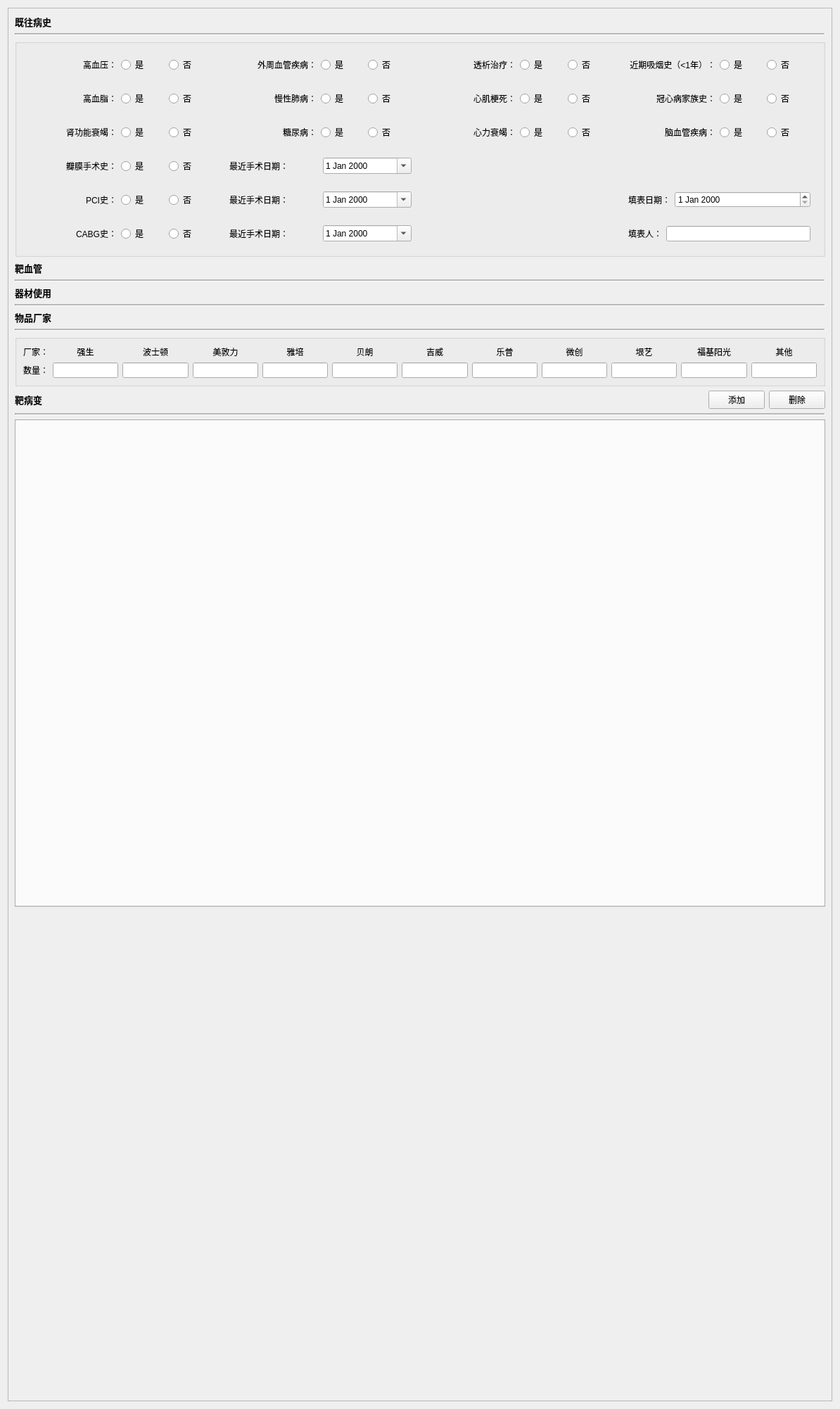
<?xml version="1.0" encoding="UTF-8"?>
<ui version="4.0">
 <class>CWidgetAdditionalInfo</class>
 <widget class="QWidget" name="CWidgetAdditionalInfo">
  <property name="geometry">
   <rect>
    <x>0</x>
    <y>0</y>
    <width>1194</width>
    <height>2002</height>
   </rect>
  </property>
  <property name="windowTitle">
   <string>Form</string>
  </property>
  <layout class="QVBoxLayout" name="verticalLayout">
   <item>
    <widget class="QScrollArea" name="scrollArea">
     <property name="widgetResizable">
      <bool>true</bool>
     </property>
     <widget class="QWidget" name="scrollAreaWidgetContents">
      <property name="geometry">
       <rect>
        <x>0</x>
        <y>0</y>
        <width>1174</width>
        <height>1982</height>
       </rect>
      </property>
      <layout class="QVBoxLayout" name="verticalLayout_2">
       <item>
        <widget class="QLabel" name="label_7">
         <property name="font">
          <font>
           <family>微软雅黑</family>
           <pointsize>10</pointsize>
           <weight>75</weight>
           <bold>true</bold>
          </font>
         </property>
         <property name="text">
          <string>既往病史</string>
         </property>
        </widget>
       </item>
       <item>
        <widget class="Line" name="line_4">
         <property name="midLineWidth">
          <number>2</number>
         </property>
         <property name="orientation">
          <enum>Qt::Horizontal</enum>
         </property>
        </widget>
       </item>
       <item>
        <widget class="QGroupBox" name="groupBox">
         <property name="title">
          <string/>
         </property>
         <layout class="QGridLayout" name="gridLayout" columnstretch="1,1,1,1" columnminimumwidth="1,1,1,1">
          <item row="5" column="1">
           <widget class="QWidget" name="m_wgtBMSSRQ" native="true">
            <layout class="QHBoxLayout" name="horizontalLayout_52">
             <item>
              <widget class="QLabel" name="label">
               <property name="text">
                <string>最近手术日期：</string>
               </property>
              </widget>
             </item>
             <item>
              <widget class="QDateEdit" name="m_dtmBMSSRQ">
               <property name="calendarPopup">
                <bool>true</bool>
               </property>
              </widget>
             </item>
            </layout>
           </widget>
          </item>
          <item row="7" column="0">
           <widget class="QWidget" name="m_wgtCABGS" native="true">
            <layout class="QHBoxLayout" name="horizontalLayout_48" stretch="2,1,1">
             <item>
              <widget class="QLabel" name="label_13">
               <property name="text">
                <string>CABG史：</string>
               </property>
               <property name="alignment">
                <set>Qt::AlignRight|Qt::AlignTrailing|Qt::AlignVCenter</set>
               </property>
              </widget>
             </item>
             <item>
              <widget class="QRadioButton" name="m_radCABGT">
               <property name="text">
                <string>是</string>
               </property>
              </widget>
             </item>
             <item>
              <widget class="QRadioButton" name="m_radCABGF">
               <property name="text">
                <string>否</string>
               </property>
              </widget>
             </item>
            </layout>
           </widget>
          </item>
          <item row="3" column="0">
           <widget class="QWidget" name="m_wgtSGNSJ" native="true">
            <layout class="QHBoxLayout" name="horizontalLayout_44" stretch="2,1,1">
             <item>
              <widget class="QLabel" name="label_60">
               <property name="text">
                <string>肾功能衰竭：</string>
               </property>
               <property name="alignment">
                <set>Qt::AlignRight|Qt::AlignTrailing|Qt::AlignVCenter</set>
               </property>
              </widget>
             </item>
             <item>
              <widget class="QRadioButton" name="sgnxj">
               <property name="text">
                <string>是</string>
               </property>
              </widget>
             </item>
             <item>
              <widget class="QRadioButton" name="radioButton_68">
               <property name="text">
                <string>否</string>
               </property>
              </widget>
             </item>
            </layout>
           </widget>
          </item>
          <item row="7" column="1">
           <widget class="QWidget" name="m_wgtCABGRQ" native="true">
            <layout class="QHBoxLayout" name="horizontalLayout_55">
             <item>
              <widget class="QLabel" name="label_10">
               <property name="text">
                <string>最近手术日期：</string>
               </property>
              </widget>
             </item>
             <item>
              <widget class="QDateEdit" name="m_dtmCABGRQ">
               <property name="calendarPopup">
                <bool>true</bool>
               </property>
              </widget>
             </item>
            </layout>
           </widget>
          </item>
          <item row="2" column="2">
           <widget class="QWidget" name="m_wgtXJGS" native="true">
            <layout class="QHBoxLayout" name="horizontalLayout_24" stretch="2,1,1">
             <item>
              <widget class="QLabel" name="label_32">
               <property name="text">
                <string>心肌梗死：</string>
               </property>
               <property name="alignment">
                <set>Qt::AlignRight|Qt::AlignTrailing|Qt::AlignVCenter</set>
               </property>
              </widget>
             </item>
             <item>
              <widget class="QRadioButton" name="xjgs">
               <property name="text">
                <string>是</string>
               </property>
              </widget>
             </item>
             <item>
              <widget class="QRadioButton" name="radioButton_40">
               <property name="text">
                <string>否</string>
               </property>
              </widget>
             </item>
            </layout>
           </widget>
          </item>
          <item row="2" column="3">
           <widget class="QWidget" name="m_wgtGXBJZS" native="true">
            <layout class="QHBoxLayout" name="horizontalLayout_49" stretch="2,1,1">
             <item>
              <widget class="QLabel" name="label_63">
               <property name="text">
                <string>冠心病家族史：</string>
               </property>
               <property name="alignment">
                <set>Qt::AlignRight|Qt::AlignTrailing|Qt::AlignVCenter</set>
               </property>
              </widget>
             </item>
             <item>
              <widget class="QRadioButton" name="gxbjzs">
               <property name="text">
                <string>是</string>
               </property>
              </widget>
             </item>
             <item>
              <widget class="QRadioButton" name="radioButton_78">
               <property name="text">
                <string>否</string>
               </property>
              </widget>
             </item>
            </layout>
           </widget>
          </item>
          <item row="3" column="2">
           <widget class="QWidget" name="m_wgtXLSJ" native="true">
            <layout class="QHBoxLayout" name="horizontalLayout_26" stretch="2,1,1">
             <item>
              <widget class="QLabel" name="label_66">
               <property name="text">
                <string>心力衰竭：</string>
               </property>
               <property name="alignment">
                <set>Qt::AlignRight|Qt::AlignTrailing|Qt::AlignVCenter</set>
               </property>
              </widget>
             </item>
             <item>
              <widget class="QRadioButton" name="xlsj">
               <property name="text">
                <string>是</string>
               </property>
              </widget>
             </item>
             <item>
              <widget class="QRadioButton" name="radioButton_86">
               <property name="text">
                <string>否</string>
               </property>
              </widget>
             </item>
            </layout>
           </widget>
          </item>
          <item row="5" column="0">
           <widget class="QWidget" name="m_wgtBMSSS" native="true">
            <layout class="QHBoxLayout" name="horizontalLayout_47" stretch="2,1,1">
             <item>
              <widget class="QLabel" name="label_12">
               <property name="text">
                <string>瓣膜手术史：</string>
               </property>
               <property name="alignment">
                <set>Qt::AlignRight|Qt::AlignTrailing|Qt::AlignVCenter</set>
               </property>
              </widget>
             </item>
             <item>
              <widget class="QRadioButton" name="m_radBMSST">
               <property name="text">
                <string>是</string>
               </property>
              </widget>
             </item>
             <item>
              <widget class="QRadioButton" name="m_radBMSSF">
               <property name="text">
                <string>否</string>
               </property>
              </widget>
             </item>
            </layout>
           </widget>
          </item>
          <item row="1" column="1">
           <widget class="QWidget" name="m_wgtWZXGJB" native="true">
            <layout class="QHBoxLayout" name="horizontalLayout_41" stretch="2,1,1">
             <item>
              <widget class="QLabel" name="label_2">
               <property name="text">
                <string>外周血管疾病：</string>
               </property>
               <property name="alignment">
                <set>Qt::AlignRight|Qt::AlignTrailing|Qt::AlignVCenter</set>
               </property>
              </widget>
             </item>
             <item>
              <widget class="QRadioButton" name="wwxgjb">
               <property name="text">
                <string>是</string>
               </property>
              </widget>
             </item>
             <item>
              <widget class="QRadioButton" name="radioButton_62">
               <property name="text">
                <string>否</string>
               </property>
              </widget>
             </item>
            </layout>
           </widget>
          </item>
          <item row="3" column="1">
           <widget class="QWidget" name="m_wgtTNB" native="true">
            <layout class="QHBoxLayout" name="horizontalLayout_51" stretch="2,1,1">
             <item>
              <widget class="QLabel" name="label_65">
               <property name="text">
                <string>糖尿病：</string>
               </property>
               <property name="alignment">
                <set>Qt::AlignRight|Qt::AlignTrailing|Qt::AlignVCenter</set>
               </property>
              </widget>
             </item>
             <item>
              <widget class="QRadioButton" name="tnb">
               <property name="text">
                <string>是</string>
               </property>
              </widget>
             </item>
             <item>
              <widget class="QRadioButton" name="radioButton_82">
               <property name="text">
                <string>否</string>
               </property>
              </widget>
             </item>
            </layout>
           </widget>
          </item>
          <item row="7" column="3">
           <widget class="QWidget" name="widget_28" native="true">
            <layout class="QHBoxLayout" name="horizontalLayout_59" stretch="0,1">
             <item>
              <widget class="QLabel" name="label_23">
               <property name="text">
                <string>填表人：</string>
               </property>
               <property name="alignment">
                <set>Qt::AlignRight|Qt::AlignTrailing|Qt::AlignVCenter</set>
               </property>
              </widget>
             </item>
             <item>
              <widget class="QLineEdit" name="m_lineWriter"/>
             </item>
            </layout>
           </widget>
          </item>
          <item row="3" column="3">
           <widget class="QWidget" name="m_wgtNXGJB" native="true">
            <layout class="QHBoxLayout" name="horizontalLayout_50" stretch="2,1,1">
             <item>
              <widget class="QLabel" name="label_64">
               <property name="text">
                <string>脑血管疾病：</string>
               </property>
               <property name="alignment">
                <set>Qt::AlignRight|Qt::AlignTrailing|Qt::AlignVCenter</set>
               </property>
              </widget>
             </item>
             <item>
              <widget class="QRadioButton" name="nxgjb">
               <property name="text">
                <string>是</string>
               </property>
              </widget>
             </item>
             <item>
              <widget class="QRadioButton" name="radioButton_80">
               <property name="text">
                <string>否</string>
               </property>
              </widget>
             </item>
            </layout>
           </widget>
          </item>
          <item row="1" column="3">
           <widget class="QWidget" name="m_wgtJQXYS" native="true">
            <layout class="QHBoxLayout" name="horizontalLayout_43" stretch="2,1,1">
             <item>
              <widget class="QLabel" name="label_17">
               <property name="text">
                <string>近期吸烟史（&lt;1年）：</string>
               </property>
               <property name="alignment">
                <set>Qt::AlignRight|Qt::AlignTrailing|Qt::AlignVCenter</set>
               </property>
              </widget>
             </item>
             <item>
              <widget class="QRadioButton" name="jqxys">
               <property name="text">
                <string>是</string>
               </property>
              </widget>
             </item>
             <item>
              <widget class="QRadioButton" name="radioButton_66">
               <property name="text">
                <string>否</string>
               </property>
              </widget>
             </item>
            </layout>
           </widget>
          </item>
          <item row="6" column="0">
           <widget class="QWidget" name="m_wgtPCIS" native="true">
            <layout class="QHBoxLayout" name="horizontalLayout_54" stretch="2,1,1">
             <item>
              <widget class="QLabel" name="label_14">
               <property name="text">
                <string>PCI史：</string>
               </property>
               <property name="alignment">
                <set>Qt::AlignRight|Qt::AlignTrailing|Qt::AlignVCenter</set>
               </property>
              </widget>
             </item>
             <item>
              <widget class="QRadioButton" name="m_radPCIT">
               <property name="text">
                <string>是</string>
               </property>
              </widget>
             </item>
             <item>
              <widget class="QRadioButton" name="m_radPCIF">
               <property name="text">
                <string>否</string>
               </property>
              </widget>
             </item>
            </layout>
           </widget>
          </item>
          <item row="6" column="3">
           <widget class="QWidget" name="widget_27" native="true">
            <layout class="QHBoxLayout" name="horizontalLayout_58" stretch="0,1">
             <item>
              <widget class="QLabel" name="label_22">
               <property name="text">
                <string>填表日期：</string>
               </property>
               <property name="alignment">
                <set>Qt::AlignRight|Qt::AlignTrailing|Qt::AlignVCenter</set>
               </property>
              </widget>
             </item>
             <item>
              <widget class="QDateEdit" name="m_dtmWrite"/>
             </item>
            </layout>
           </widget>
          </item>
          <item row="2" column="0">
           <widget class="QWidget" name="m_wgtGXZ" native="true">
            <layout class="QHBoxLayout" name="horizontalLayout_17" stretch="2,1,1">
             <item>
              <widget class="QLabel" name="label_9">
               <property name="text">
                <string>高血脂：</string>
               </property>
               <property name="alignment">
                <set>Qt::AlignRight|Qt::AlignTrailing|Qt::AlignVCenter</set>
               </property>
              </widget>
             </item>
             <item>
              <widget class="QRadioButton" name="gxz">
               <property name="text">
                <string>是</string>
               </property>
              </widget>
             </item>
             <item>
              <widget class="QRadioButton" name="radioButton_35">
               <property name="text">
                <string>否</string>
               </property>
              </widget>
             </item>
            </layout>
           </widget>
          </item>
          <item row="6" column="1">
           <widget class="QWidget" name="m_wgtPCIRQ" native="true">
            <layout class="QHBoxLayout" name="horizontalLayout_53">
             <item>
              <widget class="QLabel" name="label_5">
               <property name="text">
                <string>最近手术日期：</string>
               </property>
              </widget>
             </item>
             <item>
              <widget class="QDateEdit" name="m_dtmPCIRQ">
               <property name="calendarPopup">
                <bool>true</bool>
               </property>
              </widget>
             </item>
            </layout>
           </widget>
          </item>
          <item row="1" column="2">
           <widget class="QWidget" name="m_wgtTXZL" native="true">
            <layout class="QHBoxLayout" name="horizontalLayout_42" stretch="2,1,1">
             <item>
              <widget class="QLabel" name="label_58">
               <property name="layoutDirection">
                <enum>Qt::LeftToRight</enum>
               </property>
               <property name="text">
                <string>透析治疗：</string>
               </property>
               <property name="alignment">
                <set>Qt::AlignRight|Qt::AlignTrailing|Qt::AlignVCenter</set>
               </property>
              </widget>
             </item>
             <item>
              <widget class="QRadioButton" name="txzl">
               <property name="text">
                <string>是</string>
               </property>
              </widget>
             </item>
             <item>
              <widget class="QRadioButton" name="radioButton_64">
               <property name="text">
                <string>否</string>
               </property>
              </widget>
             </item>
            </layout>
           </widget>
          </item>
          <item row="1" column="0">
           <widget class="QWidget" name="m_wgtGXY" native="true">
            <layout class="QHBoxLayout" name="horizontalLayout_25" stretch="2,1,1">
             <item>
              <widget class="QLabel" name="label_33">
               <property name="text">
                <string>高血压：</string>
               </property>
               <property name="alignment">
                <set>Qt::AlignRight|Qt::AlignTrailing|Qt::AlignVCenter</set>
               </property>
              </widget>
             </item>
             <item>
              <widget class="QRadioButton" name="gxy">
               <property name="text">
                <string>是</string>
               </property>
              </widget>
             </item>
             <item>
              <widget class="QRadioButton" name="gxy_false">
               <property name="text">
                <string>否</string>
               </property>
              </widget>
             </item>
            </layout>
           </widget>
          </item>
          <item row="2" column="1">
           <widget class="QWidget" name="m_wgtMXFB" native="true">
            <layout class="QHBoxLayout" name="horizontalLayout_18" stretch="2,1,1">
             <item>
              <widget class="QLabel" name="label_31">
               <property name="text">
                <string>慢性肺病：</string>
               </property>
               <property name="alignment">
                <set>Qt::AlignRight|Qt::AlignTrailing|Qt::AlignVCenter</set>
               </property>
              </widget>
             </item>
             <item>
              <widget class="QRadioButton" name="mxfb">
               <property name="text">
                <string>是</string>
               </property>
              </widget>
             </item>
             <item>
              <widget class="QRadioButton" name="radioButton_38">
               <property name="text">
                <string>否</string>
               </property>
              </widget>
             </item>
            </layout>
           </widget>
          </item>
         </layout>
        </widget>
       </item>
       <item>
        <widget class="QLabel" name="label_3">
         <property name="font">
          <font>
           <family>微软雅黑</family>
           <pointsize>10</pointsize>
           <weight>75</weight>
           <bold>true</bold>
          </font>
         </property>
         <property name="text">
          <string>靶血管</string>
         </property>
        </widget>
       </item>
       <item>
        <widget class="Line" name="line">
         <property name="midLineWidth">
          <number>2</number>
         </property>
         <property name="orientation">
          <enum>Qt::Horizontal</enum>
         </property>
        </widget>
       </item>
       <item>
        <layout class="QVBoxLayout" name="m_layoutBXG"/>
       </item>
       <item>
        <widget class="QLabel" name="label_4">
         <property name="font">
          <font>
           <family>微软雅黑</family>
           <pointsize>10</pointsize>
           <weight>75</weight>
           <bold>true</bold>
          </font>
         </property>
         <property name="text">
          <string>器材使用</string>
         </property>
        </widget>
       </item>
       <item>
        <widget class="Line" name="line_2">
         <property name="midLineWidth">
          <number>2</number>
         </property>
         <property name="orientation">
          <enum>Qt::Horizontal</enum>
         </property>
        </widget>
       </item>
       <item>
        <layout class="QVBoxLayout" name="m_layoutToolUse"/>
       </item>
       <item>
        <widget class="QLabel" name="label_6">
         <property name="font">
          <font>
           <family>微软雅黑</family>
           <pointsize>10</pointsize>
           <weight>75</weight>
           <bold>true</bold>
          </font>
         </property>
         <property name="text">
          <string>物品厂家</string>
         </property>
        </widget>
       </item>
       <item>
        <widget class="Line" name="line_3">
         <property name="midLineWidth">
          <number>2</number>
         </property>
         <property name="orientation">
          <enum>Qt::Horizontal</enum>
         </property>
        </widget>
       </item>
       <item>
        <widget class="QGroupBox" name="groupBox_5">
         <property name="title">
          <string/>
         </property>
         <layout class="QGridLayout" name="gridLayout_5" columnstretch="1,0,0,0,0,0,0,0,0,0,0,0">
          <item row="1" column="9">
           <widget class="QLineEdit" name="lineEdit_38">
            <property name="readOnly">
             <bool>true</bool>
            </property>
           </widget>
          </item>
          <item row="1" column="5">
           <widget class="QLineEdit" name="lineEdit_34">
            <property name="readOnly">
             <bool>true</bool>
            </property>
           </widget>
          </item>
          <item row="0" column="3">
           <widget class="QLabel" name="label_81">
            <property name="text">
             <string>美敦力</string>
            </property>
            <property name="alignment">
             <set>Qt::AlignCenter</set>
            </property>
           </widget>
          </item>
          <item row="1" column="6">
           <widget class="QLineEdit" name="lineEdit_35">
            <property name="readOnly">
             <bool>true</bool>
            </property>
           </widget>
          </item>
          <item row="1" column="8">
           <widget class="QLineEdit" name="lineEdit_37">
            <property name="readOnly">
             <bool>true</bool>
            </property>
           </widget>
          </item>
          <item row="0" column="5">
           <widget class="QLabel" name="label_83">
            <property name="text">
             <string>贝朗</string>
            </property>
            <property name="alignment">
             <set>Qt::AlignCenter</set>
            </property>
           </widget>
          </item>
          <item row="0" column="6">
           <widget class="QLabel" name="label_84">
            <property name="text">
             <string>吉威</string>
            </property>
            <property name="alignment">
             <set>Qt::AlignCenter</set>
            </property>
           </widget>
          </item>
          <item row="0" column="11">
           <widget class="QLabel" name="label_89">
            <property name="text">
             <string>其他</string>
            </property>
            <property name="alignment">
             <set>Qt::AlignCenter</set>
            </property>
           </widget>
          </item>
          <item row="1" column="7">
           <widget class="QLineEdit" name="lineEdit_36">
            <property name="readOnly">
             <bool>true</bool>
            </property>
           </widget>
          </item>
          <item row="0" column="2">
           <widget class="QLabel" name="label_80">
            <property name="text">
             <string>波士顿</string>
            </property>
            <property name="alignment">
             <set>Qt::AlignCenter</set>
            </property>
           </widget>
          </item>
          <item row="0" column="1">
           <widget class="QLabel" name="label_79">
            <property name="text">
             <string>强生</string>
            </property>
            <property name="alignment">
             <set>Qt::AlignCenter</set>
            </property>
           </widget>
          </item>
          <item row="0" column="9">
           <widget class="QLabel" name="label_87">
            <property name="text">
             <string>垠艺</string>
            </property>
            <property name="alignment">
             <set>Qt::AlignCenter</set>
            </property>
           </widget>
          </item>
          <item row="1" column="10">
           <widget class="QLineEdit" name="lineEdit_39">
            <property name="readOnly">
             <bool>true</bool>
            </property>
           </widget>
          </item>
          <item row="0" column="8">
           <widget class="QLabel" name="label_86">
            <property name="text">
             <string>微创</string>
            </property>
            <property name="alignment">
             <set>Qt::AlignCenter</set>
            </property>
           </widget>
          </item>
          <item row="0" column="7">
           <widget class="QLabel" name="label_85">
            <property name="text">
             <string>乐普</string>
            </property>
            <property name="alignment">
             <set>Qt::AlignCenter</set>
            </property>
           </widget>
          </item>
          <item row="0" column="0">
           <widget class="QLabel" name="label_77">
            <property name="text">
             <string>厂家：</string>
            </property>
           </widget>
          </item>
          <item row="1" column="3">
           <widget class="QLineEdit" name="lineEdit_32">
            <property name="readOnly">
             <bool>true</bool>
            </property>
           </widget>
          </item>
          <item row="1" column="4">
           <widget class="QLineEdit" name="lineEdit_33">
            <property name="readOnly">
             <bool>true</bool>
            </property>
           </widget>
          </item>
          <item row="1" column="11">
           <widget class="QLineEdit" name="lineEdit_40">
            <property name="readOnly">
             <bool>true</bool>
            </property>
           </widget>
          </item>
          <item row="1" column="2">
           <widget class="QLineEdit" name="lineEdit_31">
            <property name="readOnly">
             <bool>true</bool>
            </property>
           </widget>
          </item>
          <item row="1" column="0">
           <widget class="QLabel" name="label_78">
            <property name="text">
             <string>数量：</string>
            </property>
           </widget>
          </item>
          <item row="1" column="1">
           <widget class="QLineEdit" name="lineEdit_30">
            <property name="readOnly">
             <bool>true</bool>
            </property>
           </widget>
          </item>
          <item row="0" column="4">
           <widget class="QLabel" name="label_82">
            <property name="text">
             <string>雅培</string>
            </property>
            <property name="alignment">
             <set>Qt::AlignCenter</set>
            </property>
           </widget>
          </item>
          <item row="0" column="10">
           <widget class="QLabel" name="label_88">
            <property name="text">
             <string>福基阳光</string>
            </property>
            <property name="alignment">
             <set>Qt::AlignCenter</set>
            </property>
           </widget>
          </item>
         </layout>
        </widget>
       </item>
       <item>
        <widget class="QWidget" name="widget_30" native="true">
         <layout class="QHBoxLayout" name="horizontalLayout_5">
          <property name="leftMargin">
           <number>0</number>
          </property>
          <property name="topMargin">
           <number>0</number>
          </property>
          <property name="rightMargin">
           <number>0</number>
          </property>
          <property name="bottomMargin">
           <number>0</number>
          </property>
          <item>
           <widget class="QLabel" name="label_90">
            <property name="font">
             <font>
              <family>微软雅黑</family>
              <pointsize>10</pointsize>
              <weight>75</weight>
              <bold>true</bold>
             </font>
            </property>
            <property name="text">
             <string>靶病变</string>
            </property>
           </widget>
          </item>
          <item>
           <spacer name="horizontalSpacer">
            <property name="orientation">
             <enum>Qt::Horizontal</enum>
            </property>
            <property name="sizeHint" stdset="0">
             <size>
              <width>40</width>
              <height>20</height>
             </size>
            </property>
           </spacer>
          </item>
          <item>
           <widget class="QPushButton" name="m_btnAddBBB">
            <property name="text">
             <string>添加</string>
            </property>
           </widget>
          </item>
          <item>
           <widget class="QPushButton" name="m_btnDelBBB">
            <property name="text">
             <string>删除</string>
            </property>
           </widget>
          </item>
         </layout>
        </widget>
       </item>
       <item>
        <widget class="Line" name="line_5">
         <property name="midLineWidth">
          <number>2</number>
         </property>
         <property name="orientation">
          <enum>Qt::Horizontal</enum>
         </property>
        </widget>
       </item>
       <item>
        <widget class="QTabWidget" name="m_tabBBB">
         <property name="currentIndex">
          <number>-1</number>
         </property>
        </widget>
       </item>
       <item>
        <spacer name="verticalSpacer">
         <property name="orientation">
          <enum>Qt::Vertical</enum>
         </property>
         <property name="sizeHint" stdset="0">
          <size>
           <width>20</width>
           <height>40</height>
          </size>
         </property>
        </spacer>
       </item>
      </layout>
     </widget>
    </widget>
   </item>
  </layout>
 </widget>
 <resources/>
 <connections/>
</ui>
